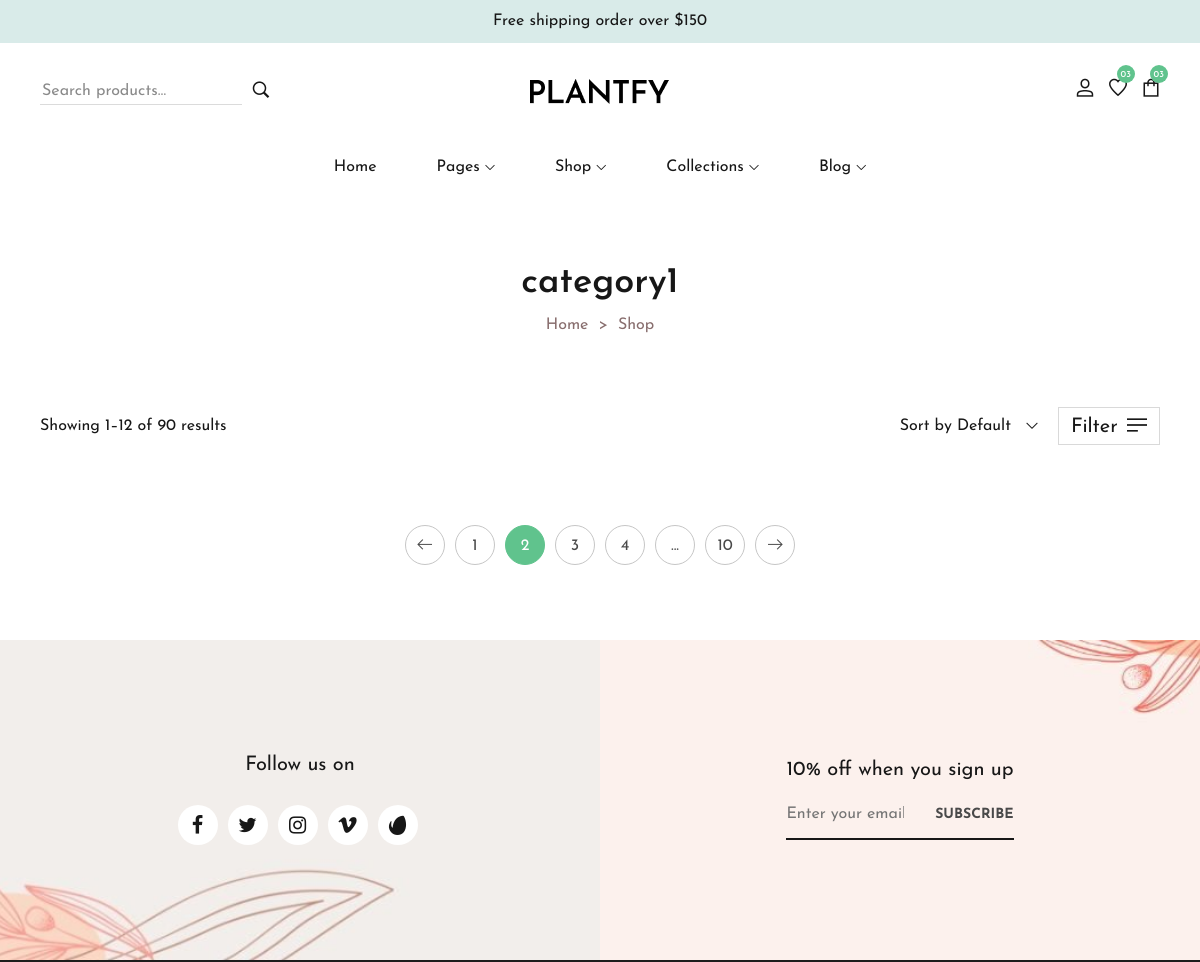
/plantfy/shop-fullwidth.php?id=1 (upper part), run on an earlier commit of the app's database.
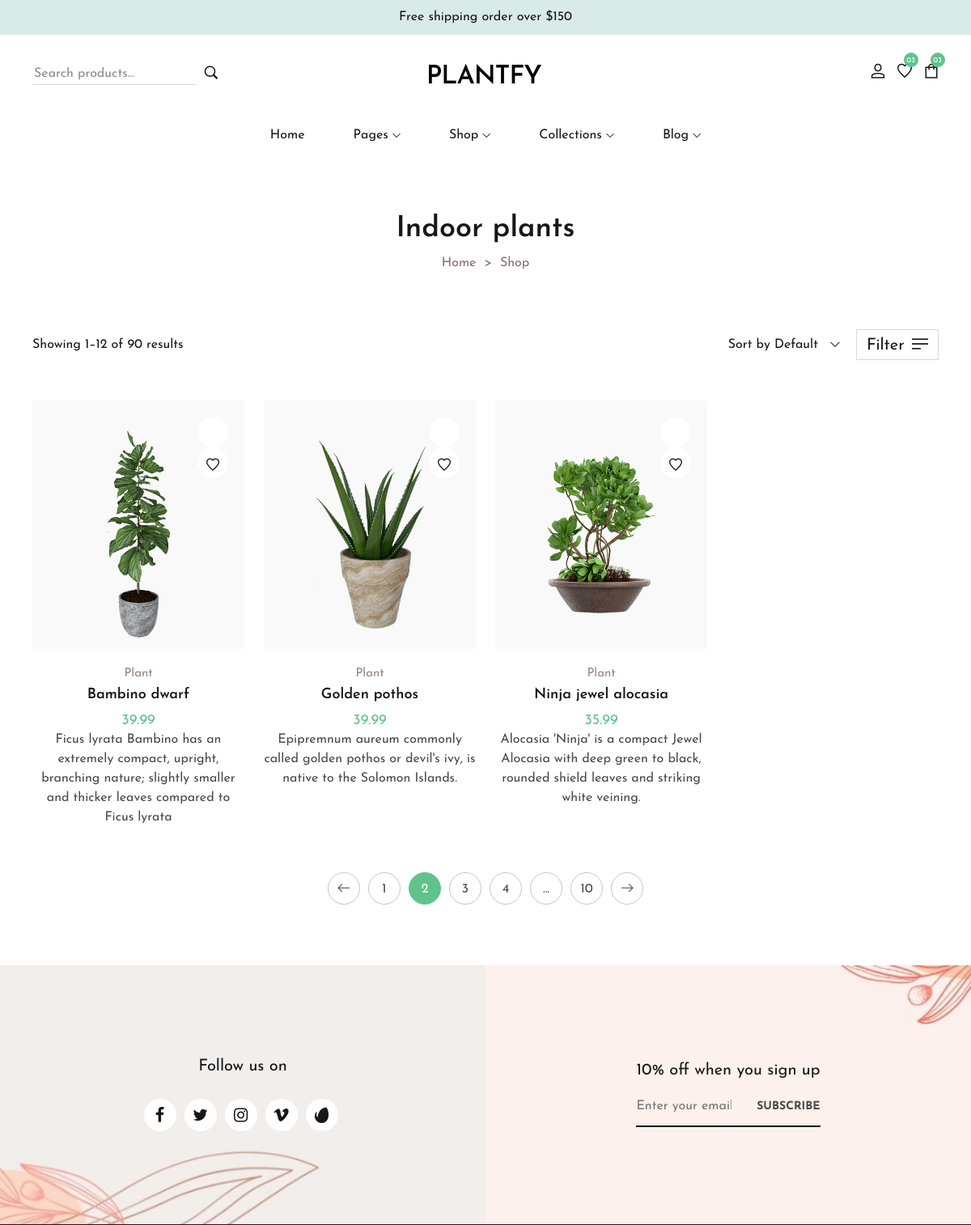
And on a later commit of the database.
### tables this page shows
CREATE TABLE `categories` (
  `categoryID` int(11) NOT NULL,
  `categoryName` varchar(225) DEFAULT NULL,
  `categoryImage` varchar(225) DEFAULT NULL
);

CREATE TABLE `products` (
  `productID` int(11) NOT NULL,
  `productName` varchar(225) DEFAULT NULL,
  `productDescription` varchar(225) DEFAULT NULL,
  `productPrice` varchar(225) DEFAULT NULL,
  `productImage` varchar(225) DEFAULT NULL,
  `productStock` varchar(255) NOT NULL,
  `categoryID` int(11) DEFAULT NULL
);

### plantfy/shop-fullwidth.php (the view, shortened to what the changed rows need)
<?php
include("./components/header.php");
?>
    <main>
        <div class="breadcrumb-section">
            <div class="container-fluid custom-container">
                <div class="breadcrumb-wrapper text-center">
                <?php
                if(isset($_GET['id'])){
                    $ctg_id = $_GET['id'];
                        $query = $pdo->prepare("Select categoryName from categories where categoryID = :id");
                        $query->bindParam("id",$ctg_id);
                        $query->execute();
                        $categoryTitle = $query->fetchAll(PDO::FETCH_ASSOC);
                        foreach($categoryTitle as $title){
                            ?>
                             <h2 class="breadcrumb-wrapper__title">
                                <?php echo $title['categoryName'] ?>
                       </h2>
                            <?php
                        }
                        ?>
                    <ul class="breadcrumb-wrapper__items justify-content-center">
                        <li><a href="index.html">Home</a></li>
                        <li><span>Shop</span></li>
                    </ul>
                </div>
            </div>
        </div>
        <div class="shop-section section-padding-2">
            <div class="container-fluid custom-container">
                <div class="shop-wrapper">
                    <div class="row">
                        <?php
                         $query = $pdo->prepare("Select * from products where categoryID = :id");
                         $query->bindParam("id",$ctg_id);
                         $query->execute();
                            $products = $query->fetchAll(PDO::FETCH_ASSOC);
                            foreach($products as $item){
                                ?>
                                 <div class="col-lg-3 col-md-4 col-sm-6">
                            <div class="single-product js-scroll ShortFadeInUp">
                                <a href="product-single.php?id=<?php echo $item['productID'] ?>">
                                <div class="single-product__thumbnail">
                                    <div class="single-product__thumbnail--meta-3">
                                        <a href="#" data-bs-tooltip="tooltip" data-bs-placement="top" data-bs-title="Add to wishlist" data-bs-custom-class="p-meta-tooltip" aria-label="wishlist"><i
                                                    class="lastudioicon-heart-2"
                                                ></i></a>
                                    </div>
                                    <div class="single-product__thumbnail--holder">
                                        <a href="product-single.php?id=<?php echo $item['productID'] ?>">
                                            <img src="assets/images/products/<?php echo $item['productImage'] ?>" alt="Product" width="344" height="370" />
                                        </a>
                                    </div>
                                </div>
                                <div class="single-product__info text-center">
                                    <div class="single-product__info--tags">
                                        <a href="#">Plant</a>
                                    </div>
                                    <h3 class="single-product__info--title">
                                        <a href="product-single.php?id=<?php echo $item['productID'] ?>">
                                            <?php echo $item['productName'] ?>
                                        </a>
                                    </h3>
                                    <div class="single-product__info--price">
                                        <ins><?php echo $item['productPrice'] ?></ins>
                                    </div>
                                    <div>
                                        <p><?php echo $item['productDescription'] ?></p>
                                    </div>
                                </div>
                                </a>
                            </div>
                        </div>
                                <?php
                            }
                        }
                        ?>
                    </div>
                </div>
            </div>
        </div>
    </main>
    <?php
   include("./components/footer.php");
   ?>

What changed in the data, as far as the page shows it:
changed categories: categoryName "category1" → "Indoor plants"
now on this page (row edited): products: productImage (picture), productName "Bambino dwarf", productPrice "39.99", productDescription "Ficus lyrata Bambino has an extremely compact, upright, branching nature; slightly smaller and thicker leaves compared to Ficus lyrata"
now on this page (row edited): products: productImage (picture), productName "Golden pothos", productPrice "39.99", productDescription "Epipremnum aureum commonly called golden pothos or devil's ivy, is native to the Solomon Islands."
added products: productImage (picture), productName "Ninja jewel alocasia", productPrice "35.99", productDescription "Alocasia 'Ninja' is a compact Jewel Alocasia with deep green to black, rounded shield leaves and striking white veining."
